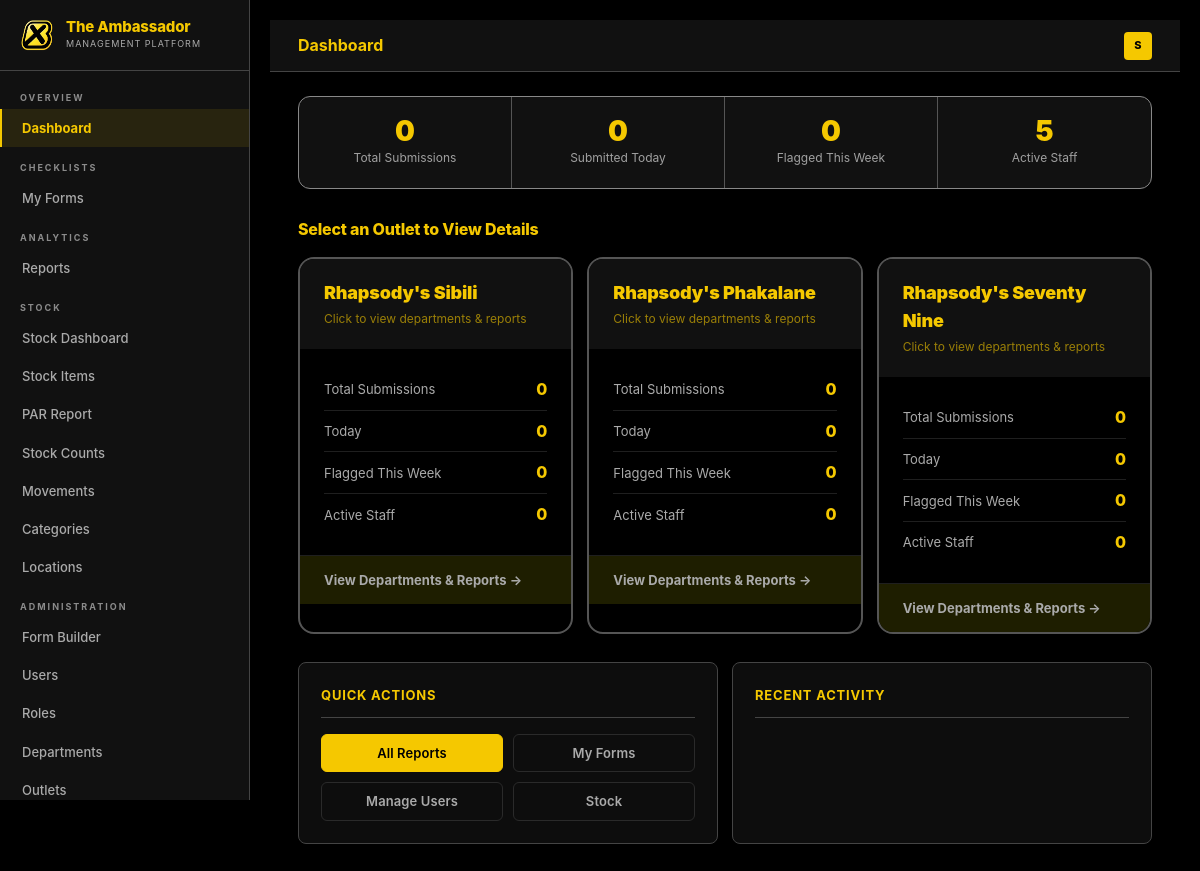
Before: /dashboard/ (signed in) with the older database file.
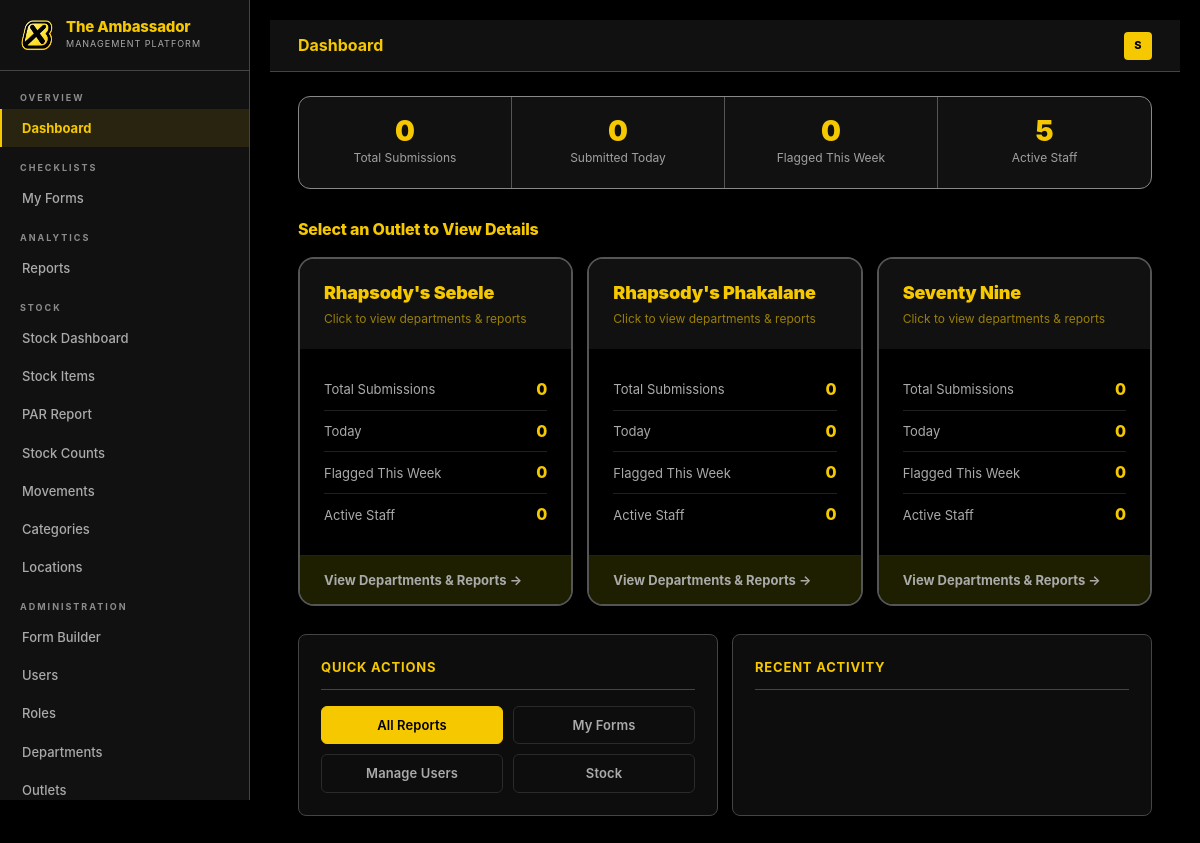
After: the same page with the newer database file.
### accounts/models.py (models this page shows, shortened)
class Outlet(models.Model):
    name        = models.CharField(max_length=100, unique=True)
    code        = models.CharField(max_length=20, unique=True)
    address     = models.TextField(blank=True)
    phone       = models.CharField(max_length=30, blank=True)
    email       = models.EmailField(blank=True)
    is_active   = models.BooleanField(default=True)
    order       = models.PositiveIntegerField(default=0)
    class Meta:
        ordering = ['order', 'name']

### dashboard/views.py (the view)
# urls.py: path('',                                          views.home,                  name='home'),
@login_required
def home(request):
    if request.user.is_admin:
        return outlet_overview(request)
    else:
        return staff_home(request)

### accounts/models.py (called while the page is built)
    @property
    def role_name(self):
        if self.is_superuser:
            return 'System Admin'
        return self.custom_role.name if self.custom_role else 'No Role'

    @property
    def is_admin(self):
        if self.is_superuser: return True
        return self.custom_role.is_system_admin if self.custom_role else False

    @property
    def can_fill_forms(self):
        if self.is_admin: return True
        return self.custom_role.can_fill_forms if self.custom_role else False

    @property
    def can_view_reports(self):
        if self.is_admin: return True
        return self.custom_role.can_view_reports if self.custom_role else False

    @property
    def can_manage_forms(self):
        if self.is_admin: return True
        return self.custom_role.can_manage_forms if self.custom_role else False

    @property
    def can_manage_users(self):
        if self.is_admin: return True
        return self.custom_role.can_manage_users if self.custom_role else False

    @property
    def can_access_stock(self):
        if self.is_admin: return True
        return self.custom_role.can_access_stock if self.custom_role else False

### templates/dashboard/outlet_overview.html (shortened to what this page needs)
{% extends 'base.html' %}
{% block page_title %}Dashboard{% endblock %}
{% block content %}
<div class="summary-bar">
 <div class="summary-stat">
 <div class="num">{{ overall_total }}</div>
 <div class="lbl">Total Submissions</div>
 </div>
 <div class="summary-stat">
 <div class="num">{{ overall_today }}</div>
 <div class="lbl">Submitted Today</div>
 </div>
 <div class="summary-stat">
 <div class="num" style="color:{% if overall_flagged > 0 %}#ff6b6b{% else %}#f5c800{% endif %}">{{ overall_flagged }}</div>
 <div class="lbl">Flagged This Week</div>
 </div>
 <div class="summary-stat">
 <div class="num">{{ total_staff }}</div>
 <div class="lbl">Active Staff</div>
 </div>
</div>
<h2 style="font-size:16px;font-weight:800;color:#f5c800;margin-bottom:16px;">Select an Outlet to View Details</h2>
<div class="grid grid-3" style="margin-bottom:28px;">
 {% for od in outlet_data %}
 <a href="{% url 'dashboard:outlet_detail' od.outlet.pk %}" class="outlet-card">
 <div class="outlet-card-header">
 <div>
 <h3>{{ od.outlet.name }}</h3>
 <p>Click to view departments & reports</p>
 </div>
 </div>
 <div class="outlet-card-body">
 <div class="outlet-stat">
 <span class="outlet-stat-label"> Total Submissions</span>
 <span class="outlet-stat-value">{{ od.total }}</span>
 </div>
 <div class="outlet-stat">
 <span class="outlet-stat-label"> Today</span>
 <span class="outlet-stat-value {% if od.today > 0 %}success{% endif %}">{{ od.today }}</span>
 </div>
 <div class="outlet-stat">
 <span class="outlet-stat-label"> Flagged This Week</span>
 <span class="outlet-stat-value {% if od.flagged > 0 %}danger{% endif %}">{{ od.flagged }}</span>
 </div>
 <div class="outlet-stat">
 <span class="outlet-stat-label"> Active Staff</span>
 <span class="outlet-stat-value">{{ od.staff_count }}</span>
 </div>
 </div>
 <div class="outlet-footer">
 View Departments & Reports →
 </div>
 </a>
 {% empty %}
 <div class="card empty-state" style="grid-column:1/-1;">
 <p>No outlets configured yet. Add outlets in Admin settings.</p>
 </div>
 {% endfor %}
</div>
<div class="grid grid-2">
 <div class="card">
 <div class="card-header"><span class="card-title">Quick Actions</span></div>
 <div style="display:grid;grid-template-columns:1fr 1fr;gap:10px;">
 <a href="{% url 'dashboard:reports' %}" class="btn btn-primary"> All Reports</a>
 <a href="{% url 'forms_builder:my_forms' %}" class="btn btn-outline"> My Forms</a>
 {% if user.can_manage_users %}
 <a href="{% url 'accounts:user_list' %}" class="btn btn-outline"> Manage Users</a>
 {% endif %}
 {% if user.can_access_stock %}
 <a href="{% url 'stock:dashboard' %}" class="btn btn-outline"> Stock</a>
 {% endif %}
 </div>
 </div>
 <div class="card">
 <div class="card-header"><span class="card-title">Recent Activity</span></div>
 </div>
</div>
{% endblock %}

Changed rows visible on the page:
changed Outlet: outlet.name "Rhapsody's Sibili" → "Rhapsody's Sebele"
changed Outlet: outlet.name "Rhapsody's Seventy Nine" → "Seventy Nine"
